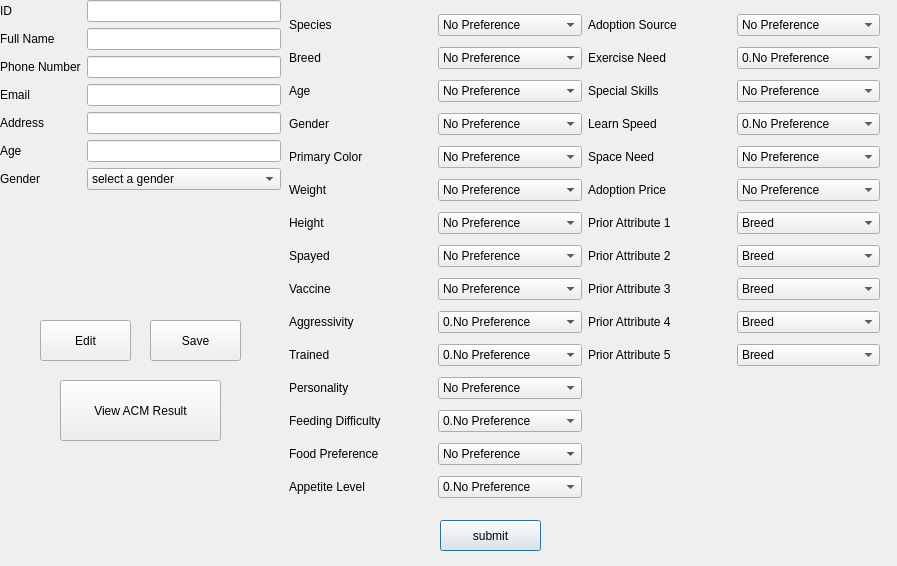
<?xml version="1.0" encoding="UTF-8"?>
<ui version="4.0">
 <class>ManageClientWindow</class>
 <widget class="QDialog" name="ManageClientWindow">
  <property name="geometry">
   <rect>
    <x>0</x>
    <y>0</y>
    <width>897</width>
    <height>566</height>
   </rect>
  </property>
  <property name="windowTitle">
   <string>Dialog</string>
  </property>
  <widget class="QWidget" name="formLayoutWidget">
   <property name="geometry">
    <rect>
     <x>0</x>
     <y>0</y>
     <width>281</width>
     <height>241</height>
    </rect>
   </property>
   <layout class="QFormLayout" name="formLayout">
    <item row="1" column="0">
     <widget class="QLabel" name="label">
      <property name="text">
       <string>ID</string>
      </property>
     </widget>
    </item>
    <item row="1" column="1">
     <widget class="QLineEdit" name="ID"/>
    </item>
    <item row="2" column="0">
     <widget class="QLabel" name="label_2">
      <property name="text">
       <string>Full Name</string>
      </property>
     </widget>
    </item>
    <item row="2" column="1">
     <widget class="QLineEdit" name="name"/>
    </item>
    <item row="3" column="0">
     <widget class="QLabel" name="label_3">
      <property name="text">
       <string>Phone Number</string>
      </property>
     </widget>
    </item>
    <item row="3" column="1">
     <widget class="QLineEdit" name="phone"/>
    </item>
    <item row="4" column="0">
     <widget class="QLabel" name="label_4">
      <property name="text">
       <string>Email</string>
      </property>
     </widget>
    </item>
    <item row="4" column="1">
     <widget class="QLineEdit" name="email">
      <property name="text">
       <string/>
      </property>
     </widget>
    </item>
    <item row="5" column="0">
     <widget class="QLabel" name="label_5">
      <property name="text">
       <string>Address</string>
      </property>
     </widget>
    </item>
    <item row="5" column="1">
     <widget class="QLineEdit" name="address"/>
    </item>
    <item row="6" column="0">
     <widget class="QLabel" name="label_6">
      <property name="text">
       <string>Age</string>
      </property>
     </widget>
    </item>
    <item row="6" column="1">
     <widget class="QLineEdit" name="age"/>
    </item>
    <item row="7" column="0">
     <widget class="QLabel" name="genderLable">
      <property name="text">
       <string>Gender</string>
      </property>
     </widget>
    </item>
    <item row="7" column="1">
     <widget class="QComboBox" name="gender">
      <item>
       <property name="text">
        <string>select a gender</string>
       </property>
      </item>
      <item>
       <property name="text">
        <string>Male</string>
       </property>
      </item>
      <item>
       <property name="text">
        <string>Female</string>
       </property>
      </item>
     </widget>
    </item>
   </layout>
  </widget>
  <widget class="QPushButton" name="submitButton">
   <property name="geometry">
    <rect>
     <x>440</x>
     <y>520</y>
     <width>101</width>
     <height>31</height>
    </rect>
   </property>
   <property name="text">
    <string>submit</string>
   </property>
  </widget>
  <widget class="QWidget" name="gridLayoutWidget">
   <property name="geometry">
    <rect>
     <x>289</x>
     <y>9</y>
     <width>591</width>
     <height>501</height>
    </rect>
   </property>
   <layout class="QGridLayout" name="gridLayout">
    <item row="4" column="1">
     <widget class="QComboBox" name="PrimaryColorComBox">
      <item>
       <property name="text">
        <string>No Preference</string>
       </property>
      </item>
      <item>
       <property name="text">
        <string>Black</string>
       </property>
      </item>
      <item>
       <property name="text">
        <string>White</string>
       </property>
      </item>
      <item>
       <property name="text">
        <string>Grey</string>
       </property>
      </item>
      <item>
       <property name="text">
        <string>Brown</string>
       </property>
      </item>
      <item>
       <property name="text">
        <string>Orange</string>
       </property>
      </item>
      <item>
       <property name="text">
        <string>Green</string>
       </property>
      </item>
      <item>
       <property name="text">
        <string>Others</string>
       </property>
      </item>
     </widget>
    </item>
    <item row="13" column="0">
     <widget class="QLabel" name="label_21">
      <property name="text">
       <string>Food Preference</string>
      </property>
     </widget>
    </item>
    <item row="0" column="0">
     <widget class="QLabel" name="label_7">
      <property name="text">
       <string>Species</string>
      </property>
     </widget>
    </item>
    <item row="7" column="1">
     <widget class="QComboBox" name="SpayedComBox">
      <item>
       <property name="text">
        <string>No Preference</string>
       </property>
      </item>
      <item>
       <property name="text">
        <string>Yes</string>
       </property>
      </item>
      <item>
       <property name="text">
        <string>No</string>
       </property>
      </item>
     </widget>
    </item>
    <item row="8" column="1">
     <widget class="QComboBox" name="VaccineComBox">
      <item>
       <property name="text">
        <string>No Preference</string>
       </property>
      </item>
      <item>
       <property name="text">
        <string>Up to Date</string>
       </property>
      </item>
      <item>
       <property name="text">
        <string>Never</string>
       </property>
      </item>
     </widget>
    </item>
    <item row="2" column="1">
     <widget class="QComboBox" name="AgeComBox">
      <item>
       <property name="text">
        <string>No Preference</string>
       </property>
      </item>
      <item>
       <property name="text">
        <string>Less Than a Year</string>
       </property>
      </item>
      <item>
       <property name="text">
        <string>1 - 3 Years</string>
       </property>
      </item>
      <item>
       <property name="text">
        <string>&gt; 3 Years</string>
       </property>
      </item>
     </widget>
    </item>
    <item row="12" column="0">
     <widget class="QLabel" name="label_18">
      <property name="text">
       <string>Feeding Difficulty</string>
      </property>
     </widget>
    </item>
    <item row="7" column="0">
     <widget class="QLabel" name="label_14">
      <property name="text">
       <string>Spayed</string>
      </property>
     </widget>
    </item>
    <item row="9" column="1">
     <widget class="QComboBox" name="AggressivityComBox">
      <item>
       <property name="text">
        <string>0.No Preference</string>
       </property>
      </item>
      <item>
       <property name="text">
        <string>3.High</string>
       </property>
      </item>
      <item>
       <property name="text">
        <string>2.Medium</string>
       </property>
      </item>
      <item>
       <property name="text">
        <string>1.Weak</string>
       </property>
      </item>
     </widget>
    </item>
    <item row="1" column="1">
     <widget class="QComboBox" name="BreedComBox">
      <item>
       <property name="text">
        <string>No Preference</string>
       </property>
      </item>
      <item>
       <property name="text">
        <string>Mixed</string>
       </property>
      </item>
      <item>
       <property name="text">
        <string>Pit Bull</string>
       </property>
      </item>
      <item>
       <property name="text">
        <string>Labrador</string>
       </property>
      </item>
      <item>
       <property name="text">
        <string>Chihuahua</string>
       </property>
      </item>
      <item>
       <property name="text">
        <string>Calico</string>
       </property>
      </item>
      <item>
       <property name="text">
        <string>Medium Hair</string>
       </property>
      </item>
      <item>
       <property name="text">
        <string>Long Hair</string>
       </property>
      </item>
      <item>
       <property name="text">
        <string>Tabby</string>
       </property>
      </item>
      <item>
       <property name="text">
        <string>Others</string>
       </property>
      </item>
     </widget>
    </item>
    <item row="12" column="1">
     <widget class="QComboBox" name="FeedingDifficultyComBox">
      <item>
       <property name="text">
        <string>0.No Preference</string>
       </property>
      </item>
      <item>
       <property name="text">
        <string>3.Difficult</string>
       </property>
      </item>
      <item>
       <property name="text">
        <string>2.Medium</string>
       </property>
      </item>
      <item>
       <property name="text">
        <string>1.Easy</string>
       </property>
      </item>
     </widget>
    </item>
    <item row="9" column="0">
     <widget class="QLabel" name="label_17">
      <property name="text">
       <string>Aggressivity</string>
      </property>
     </widget>
    </item>
    <item row="10" column="1">
     <widget class="QComboBox" name="TrainedComBox">
      <item>
       <property name="text">
        <string>0.No Preference</string>
       </property>
      </item>
      <item>
       <property name="text">
        <string>3.Excellent</string>
       </property>
      </item>
      <item>
       <property name="text">
        <string>2.Medium</string>
       </property>
      </item>
      <item>
       <property name="text">
        <string>1.Untrained</string>
       </property>
      </item>
     </widget>
    </item>
    <item row="10" column="0">
     <widget class="QLabel" name="label_16">
      <property name="text">
       <string>Trained</string>
      </property>
     </widget>
    </item>
    <item row="6" column="1">
     <widget class="QComboBox" name="HeightComBox">
      <item>
       <property name="text">
        <string>No Preference</string>
       </property>
      </item>
      <item>
       <property name="text">
        <string>Less Than 20 cm</string>
       </property>
      </item>
      <item>
       <property name="text">
        <string>20 cm - 1 m</string>
       </property>
      </item>
      <item>
       <property name="text">
        <string>&gt; 1 m</string>
       </property>
      </item>
     </widget>
    </item>
    <item row="0" column="1">
     <widget class="QComboBox" name="SpeciesComBox">
      <item>
       <property name="text">
        <string>No Preference</string>
       </property>
      </item>
      <item>
       <property name="text">
        <string>Dog</string>
       </property>
      </item>
      <item>
       <property name="text">
        <string>Cat</string>
       </property>
      </item>
      <item>
       <property name="text">
        <string>Murid</string>
       </property>
      </item>
      <item>
       <property name="text">
        <string>Tirtile</string>
       </property>
      </item>
      <item>
       <property name="text">
        <string>Bird</string>
       </property>
      </item>
      <item>
       <property name="text">
        <string>Others</string>
       </property>
      </item>
     </widget>
    </item>
    <item row="3" column="0">
     <widget class="QLabel" name="label_9">
      <property name="text">
       <string>Gender</string>
      </property>
     </widget>
    </item>
    <item row="14" column="1">
     <widget class="QComboBox" name="AppetiteLevelComBox">
      <item>
       <property name="text">
        <string>0.No Preference</string>
       </property>
      </item>
      <item>
       <property name="text">
        <string>3.High</string>
       </property>
      </item>
      <item>
       <property name="text">
        <string>2.Medium</string>
       </property>
      </item>
      <item>
       <property name="text">
        <string>1.Low</string>
       </property>
      </item>
     </widget>
    </item>
    <item row="2" column="0">
     <widget class="QLabel" name="label_10">
      <property name="text">
       <string>Age</string>
      </property>
     </widget>
    </item>
    <item row="13" column="1">
     <widget class="QComboBox" name="FoodPreferenceComBox">
      <item>
       <property name="text">
        <string>No Preference</string>
       </property>
      </item>
      <item>
       <property name="text">
        <string>Meat</string>
       </property>
      </item>
      <item>
       <property name="text">
        <string>Vage</string>
       </property>
      </item>
      <item>
       <property name="text">
        <string>Grain</string>
       </property>
      </item>
     </widget>
    </item>
    <item row="8" column="0">
     <widget class="QLabel" name="label_15">
      <property name="text">
       <string>Vaccine</string>
      </property>
     </widget>
    </item>
    <item row="11" column="1">
     <widget class="QComboBox" name="PersonalityComBox">
      <item>
       <property name="text">
        <string>No Preference</string>
       </property>
      </item>
      <item>
       <property name="text">
        <string>Noisy</string>
       </property>
      </item>
      <item>
       <property name="text">
        <string>Quite</string>
       </property>
      </item>
      <item>
       <property name="text">
        <string>Lazy</string>
       </property>
      </item>
      <item>
       <property name="text">
        <string>Shy</string>
       </property>
      </item>
      <item>
       <property name="text">
        <string>Vivacious</string>
       </property>
      </item>
      <item>
       <property name="text">
        <string>Others</string>
       </property>
      </item>
     </widget>
    </item>
    <item row="6" column="0">
     <widget class="QLabel" name="label_13">
      <property name="text">
       <string>Height</string>
      </property>
     </widget>
    </item>
    <item row="1" column="0">
     <widget class="QLabel" name="label_8">
      <property name="text">
       <string>Breed</string>
      </property>
     </widget>
    </item>
    <item row="4" column="0">
     <widget class="QLabel" name="label_11">
      <property name="text">
       <string>Primary Color</string>
      </property>
     </widget>
    </item>
    <item row="11" column="0">
     <widget class="QLabel" name="label_19">
      <property name="text">
       <string>Personality</string>
      </property>
     </widget>
    </item>
    <item row="3" column="1">
     <widget class="QComboBox" name="GenderComBox">
      <item>
       <property name="text">
        <string>No Preference</string>
       </property>
      </item>
      <item>
       <property name="text">
        <string>Female</string>
       </property>
      </item>
      <item>
       <property name="text">
        <string>Male</string>
       </property>
      </item>
     </widget>
    </item>
    <item row="5" column="1">
     <widget class="QComboBox" name="WeightComBox">
      <item>
       <property name="text">
        <string>No Preference</string>
       </property>
      </item>
      <item>
       <property name="text">
        <string>Less Than 500 g</string>
       </property>
      </item>
      <item>
       <property name="text">
        <string>500 g - 2 KG</string>
       </property>
      </item>
      <item>
       <property name="text">
        <string>&gt; 2 KG</string>
       </property>
      </item>
     </widget>
    </item>
    <item row="5" column="0">
     <widget class="QLabel" name="label_12">
      <property name="text">
       <string>Weight</string>
      </property>
     </widget>
    </item>
    <item row="3" column="2">
     <widget class="QLabel" name="label_24">
      <property name="text">
       <string>Learn Speed</string>
      </property>
     </widget>
    </item>
    <item row="3" column="3">
     <widget class="QComboBox" name="LearnSpeedComBox">
      <item>
       <property name="text">
        <string>0.No Preference</string>
       </property>
      </item>
      <item>
       <property name="text">
        <string>3.Fast</string>
       </property>
      </item>
      <item>
       <property name="text">
        <string>2.Medium</string>
       </property>
      </item>
      <item>
       <property name="text">
        <string>1.Low</string>
       </property>
      </item>
     </widget>
    </item>
    <item row="2" column="2">
     <widget class="QLabel" name="label_22">
      <property name="text">
       <string>Special Skills</string>
      </property>
     </widget>
    </item>
    <item row="2" column="3">
     <widget class="QComboBox" name="SpecialSkillsComBox">
      <item>
       <property name="text">
        <string>No Preference</string>
       </property>
      </item>
      <item>
       <property name="text">
        <string>Shake Hand</string>
       </property>
      </item>
      <item>
       <property name="text">
        <string>Stand up</string>
       </property>
      </item>
      <item>
       <property name="text">
        <string>Grab Staff</string>
       </property>
      </item>
      <item>
       <property name="text">
        <string>Others</string>
       </property>
      </item>
     </widget>
    </item>
    <item row="1" column="2">
     <widget class="QLabel" name="label_23">
      <property name="text">
       <string>Exercise Need</string>
      </property>
     </widget>
    </item>
    <item row="0" column="2">
     <widget class="QLabel" name="label_25">
      <property name="text">
       <string>Adoption Source</string>
      </property>
     </widget>
    </item>
    <item row="0" column="3">
     <widget class="QComboBox" name="AdoptionSourceComBox">
      <item>
       <property name="text">
        <string>No Preference</string>
       </property>
      </item>
      <item>
       <property name="text">
        <string>Stary</string>
       </property>
      </item>
      <item>
       <property name="text">
        <string>Outcast</string>
       </property>
      </item>
      <item>
       <property name="text">
        <string>Born in Here</string>
       </property>
      </item>
     </widget>
    </item>
    <item row="1" column="3">
     <widget class="QComboBox" name="ExerciseNeedComBox">
      <item>
       <property name="text">
        <string>0.No Preference</string>
       </property>
      </item>
      <item>
       <property name="text">
        <string>3.High</string>
       </property>
      </item>
      <item>
       <property name="text">
        <string>2.Medium</string>
       </property>
      </item>
      <item>
       <property name="text">
        <string>1.Low</string>
       </property>
      </item>
     </widget>
    </item>
    <item row="4" column="2">
     <widget class="QLabel" name="label_26">
      <property name="text">
       <string>Space Need</string>
      </property>
     </widget>
    </item>
    <item row="4" column="3">
     <widget class="QComboBox" name="SpaceNeedComBox">
      <item>
       <property name="text">
        <string>No Preference</string>
       </property>
      </item>
      <item>
       <property name="text">
        <string>0 - 60 m square</string>
       </property>
      </item>
      <item>
       <property name="text">
        <string>60 - 150 m square</string>
       </property>
      </item>
      <item>
       <property name="text">
        <string>&gt; 150 square</string>
       </property>
      </item>
     </widget>
    </item>
    <item row="5" column="3">
     <widget class="QComboBox" name="AdoptionPriceComBox">
      <item>
       <property name="text">
        <string>No Preference</string>
       </property>
      </item>
      <item>
       <property name="text">
        <string>0 - 100</string>
       </property>
      </item>
      <item>
       <property name="text">
        <string>100 - 300</string>
       </property>
      </item>
      <item>
       <property name="text">
        <string>300 - 500</string>
       </property>
      </item>
      <item>
       <property name="text">
        <string>&gt; 500</string>
       </property>
      </item>
     </widget>
    </item>
    <item row="5" column="2">
     <widget class="QLabel" name="label_27">
      <property name="text">
       <string>Adoption Price</string>
      </property>
     </widget>
    </item>
    <item row="14" column="0">
     <widget class="QLabel" name="label_20">
      <property name="text">
       <string>Appetite Level</string>
      </property>
     </widget>
    </item>
    <item row="6" column="2">
     <widget class="QLabel" name="label_28">
      <property name="text">
       <string>Prior Attribute 1</string>
      </property>
     </widget>
    </item>
    <item row="7" column="2">
     <widget class="QLabel" name="label_29">
      <property name="text">
       <string>Prior Attribute 2</string>
      </property>
     </widget>
    </item>
    <item row="8" column="2">
     <widget class="QLabel" name="label_30">
      <property name="text">
       <string>Prior Attribute 3</string>
      </property>
     </widget>
    </item>
    <item row="9" column="2">
     <widget class="QLabel" name="label_31">
      <property name="text">
       <string>Prior Attribute 4</string>
      </property>
     </widget>
    </item>
    <item row="10" column="2">
     <widget class="QLabel" name="label_32">
      <property name="text">
       <string>Prior Attribute 5</string>
      </property>
     </widget>
    </item>
    <item row="6" column="3">
     <widget class="QComboBox" name="PriAttComBox1">
      <item>
       <property name="text">
        <string>Breed</string>
       </property>
      </item>
      <item>
       <property name="text">
        <string>Age</string>
       </property>
      </item>
      <item>
       <property name="text">
        <string>Gender</string>
       </property>
      </item>
      <item>
       <property name="text">
        <string>Primary Color</string>
       </property>
      </item>
      <item>
       <property name="text">
        <string>Weight</string>
       </property>
      </item>
      <item>
       <property name="text">
        <string>Height</string>
       </property>
      </item>
      <item>
       <property name="text">
        <string>Spayed</string>
       </property>
      </item>
      <item>
       <property name="text">
        <string>Vaccine</string>
       </property>
      </item>
      <item>
       <property name="text">
        <string>Aggressivity</string>
       </property>
      </item>
      <item>
       <property name="text">
        <string>Trained</string>
       </property>
      </item>
      <item>
       <property name="text">
        <string>Personality</string>
       </property>
      </item>
      <item>
       <property name="text">
        <string>Feeding Difficulty</string>
       </property>
      </item>
      <item>
       <property name="text">
        <string>Food Preference</string>
       </property>
      </item>
      <item>
       <property name="text">
        <string>Appetite Level</string>
       </property>
      </item>
      <item>
       <property name="text">
        <string>Adoption Source</string>
       </property>
      </item>
      <item>
       <property name="text">
        <string>Exercise Need</string>
       </property>
      </item>
      <item>
       <property name="text">
        <string>Special Skills</string>
       </property>
      </item>
      <item>
       <property name="text">
        <string>Learn Speed</string>
       </property>
      </item>
      <item>
       <property name="text">
        <string>Space Need</string>
       </property>
      </item>
      <item>
       <property name="text">
        <string>Adoption Price</string>
       </property>
      </item>
     </widget>
    </item>
    <item row="7" column="3">
     <widget class="QComboBox" name="PriAttComBox2">
      <item>
       <property name="text">
        <string>Breed</string>
       </property>
      </item>
      <item>
       <property name="text">
        <string>Age</string>
       </property>
      </item>
      <item>
       <property name="text">
        <string>Gender</string>
       </property>
      </item>
      <item>
       <property name="text">
        <string>Primary Color</string>
       </property>
      </item>
      <item>
       <property name="text">
        <string>Weight</string>
       </property>
      </item>
      <item>
       <property name="text">
        <string>Height</string>
       </property>
      </item>
      <item>
       <property name="text">
        <string>Spayed</string>
       </property>
      </item>
      <item>
       <property name="text">
        <string>Vaccine</string>
       </property>
      </item>
      <item>
       <property name="text">
        <string>Aggressivity</string>
       </property>
      </item>
      <item>
       <property name="text">
        <string>Trained</string>
       </property>
      </item>
      <item>
       <property name="text">
        <string>Personality</string>
       </property>
      </item>
      <item>
       <property name="text">
        <string>Feeding Difficulty</string>
       </property>
      </item>
      <item>
       <property name="text">
        <string>Food Preference</string>
       </property>
      </item>
      <item>
       <property name="text">
        <string>Appetite Level</string>
       </property>
      </item>
      <item>
       <property name="text">
        <string>Adoption Source</string>
       </property>
      </item>
      <item>
       <property name="text">
        <string>Exercise Need</string>
       </property>
      </item>
      <item>
       <property name="text">
        <string>Special Skills</string>
       </property>
      </item>
      <item>
       <property name="text">
        <string>Learn Speed</string>
       </property>
      </item>
      <item>
       <property name="text">
        <string>Space Need</string>
       </property>
      </item>
      <item>
       <property name="text">
        <string>Adoption Price</string>
       </property>
      </item>
     </widget>
    </item>
    <item row="8" column="3">
     <widget class="QComboBox" name="PriAttComBox3">
      <item>
       <property name="text">
        <string>Breed</string>
       </property>
      </item>
      <item>
       <property name="text">
        <string>Age</string>
       </property>
      </item>
      <item>
       <property name="text">
        <string>Gender</string>
       </property>
      </item>
      <item>
       <property name="text">
        <string>Primary Color</string>
       </property>
      </item>
      <item>
       <property name="text">
        <string>Weight</string>
       </property>
      </item>
      <item>
       <property name="text">
        <string>Height</string>
       </property>
      </item>
      <item>
       <property name="text">
        <string>Spayed</string>
       </property>
      </item>
      <item>
       <property name="text">
        <string>Vaccine</string>
       </property>
      </item>
      <item>
       <property name="text">
        <string>Aggressivity</string>
       </property>
      </item>
      <item>
       <property name="text">
        <string>Trained</string>
       </property>
      </item>
      <item>
       <property name="text">
        <string>Personality</string>
       </property>
      </item>
      <item>
       <property name="text">
        <string>Feeding Difficulty</string>
       </property>
      </item>
      <item>
       <property name="text">
        <string>Food Preference</string>
       </property>
      </item>
      <item>
       <property name="text">
        <string>Appetite Level</string>
       </property>
      </item>
      <item>
       <property name="text">
        <string>Adoption Source</string>
       </property>
      </item>
      <item>
       <property name="text">
        <string>Exercise Need</string>
       </property>
      </item>
      <item>
       <property name="text">
        <string>Special Skills</string>
       </property>
      </item>
      <item>
       <property name="text">
        <string>Learn Speed</string>
       </property>
      </item>
      <item>
       <property name="text">
        <string>Space Need</string>
       </property>
      </item>
      <item>
       <property name="text">
        <string>Adoption Price</string>
       </property>
      </item>
     </widget>
    </item>
    <item row="9" column="3">
     <widget class="QComboBox" name="PriAttComBox4">
      <item>
       <property name="text">
        <string>Breed</string>
       </property>
      </item>
      <item>
       <property name="text">
        <string>Age</string>
       </property>
      </item>
      <item>
       <property name="text">
        <string>Gender</string>
       </property>
      </item>
      <item>
       <property name="text">
        <string>Primary Color</string>
       </property>
      </item>
      <item>
       <property name="text">
        <string>Weight</string>
       </property>
      </item>
      <item>
       <property name="text">
        <string>Height</string>
       </property>
      </item>
      <item>
       <property name="text">
        <string>Spayed</string>
       </property>
      </item>
      <item>
       <property name="text">
        <string>Vaccine</string>
       </property>
      </item>
      <item>
       <property name="text">
        <string>Aggressivity</string>
       </property>
      </item>
      <item>
       <property name="text">
        <string>Trained</string>
       </property>
      </item>
      <item>
       <property name="text">
        <string>Personality</string>
       </property>
      </item>
      <item>
       <property name="text">
        <string>Feeding Difficulty</string>
       </property>
      </item>
      <item>
       <property name="text">
        <string>Food Preference</string>
       </property>
      </item>
      <item>
       <property name="text">
        <string>Appetite Level</string>
       </property>
      </item>
      <item>
       <property name="text">
        <string>Adoption Source</string>
       </property>
      </item>
      <item>
       <property name="text">
        <string>Exercise Need</string>
       </property>
      </item>
      <item>
       <property name="text">
        <string>Special Skills</string>
       </property>
      </item>
      <item>
       <property name="text">
        <string>Learn Speed</string>
       </property>
      </item>
      <item>
       <property name="text">
        <string>Space Need</string>
       </property>
      </item>
      <item>
       <property name="text">
        <string>Adoption Price</string>
       </property>
      </item>
     </widget>
    </item>
    <item row="10" column="3">
     <widget class="QComboBox" name="PriAttComBox5">
      <item>
       <property name="text">
        <string>Breed</string>
       </property>
      </item>
      <item>
       <property name="text">
        <string>Age</string>
       </property>
      </item>
      <item>
       <property name="text">
        <string>Gender</string>
       </property>
      </item>
      <item>
       <property name="text">
        <string>Primary Color</string>
       </property>
      </item>
      <item>
       <property name="text">
        <string>Weight</string>
       </property>
      </item>
      <item>
       <property name="text">
        <string>Height</string>
       </property>
      </item>
      <item>
       <property name="text">
        <string>Spayed</string>
       </property>
      </item>
      <item>
       <property name="text">
        <string>Vaccine</string>
       </property>
      </item>
      <item>
       <property name="text">
        <string>Aggressivity</string>
       </property>
      </item>
      <item>
       <property name="text">
        <string>Trained</string>
       </property>
      </item>
      <item>
       <property name="text">
        <string>Personality</string>
       </property>
      </item>
      <item>
       <property name="text">
        <string>Feeding Difficulty</string>
       </property>
      </item>
      <item>
       <property name="text">
        <string>Food Preference</string>
       </property>
      </item>
      <item>
       <property name="text">
        <string>Appetite Level</string>
       </property>
      </item>
      <item>
       <property name="text">
        <string>Adoption Source</string>
       </property>
      </item>
      <item>
       <property name="text">
        <string>Exercise Need</string>
       </property>
      </item>
      <item>
       <property name="text">
        <string>Special Skills</string>
       </property>
      </item>
      <item>
       <property name="text">
        <string>Learn Speed</string>
       </property>
      </item>
      <item>
       <property name="text">
        <string>Space Need</string>
       </property>
      </item>
      <item>
       <property name="text">
        <string>Adoption Price</string>
       </property>
      </item>
     </widget>
    </item>
   </layout>
  </widget>
  <widget class="QPushButton" name="editButton">
   <property name="geometry">
    <rect>
     <x>40</x>
     <y>320</y>
     <width>91</width>
     <height>41</height>
    </rect>
   </property>
   <property name="text">
    <string>Edit</string>
   </property>
  </widget>
  <widget class="QPushButton" name="saveButton">
   <property name="geometry">
    <rect>
     <x>150</x>
     <y>320</y>
     <width>91</width>
     <height>41</height>
    </rect>
   </property>
   <property name="text">
    <string>Save</string>
   </property>
  </widget>
  <widget class="QPushButton" name="ViewACMButton">
   <property name="geometry">
    <rect>
     <x>60</x>
     <y>380</y>
     <width>161</width>
     <height>61</height>
    </rect>
   </property>
   <property name="text">
    <string>View ACM Result</string>
   </property>
  </widget>
 </widget>
 <resources/>
 <connections/>
</ui>
